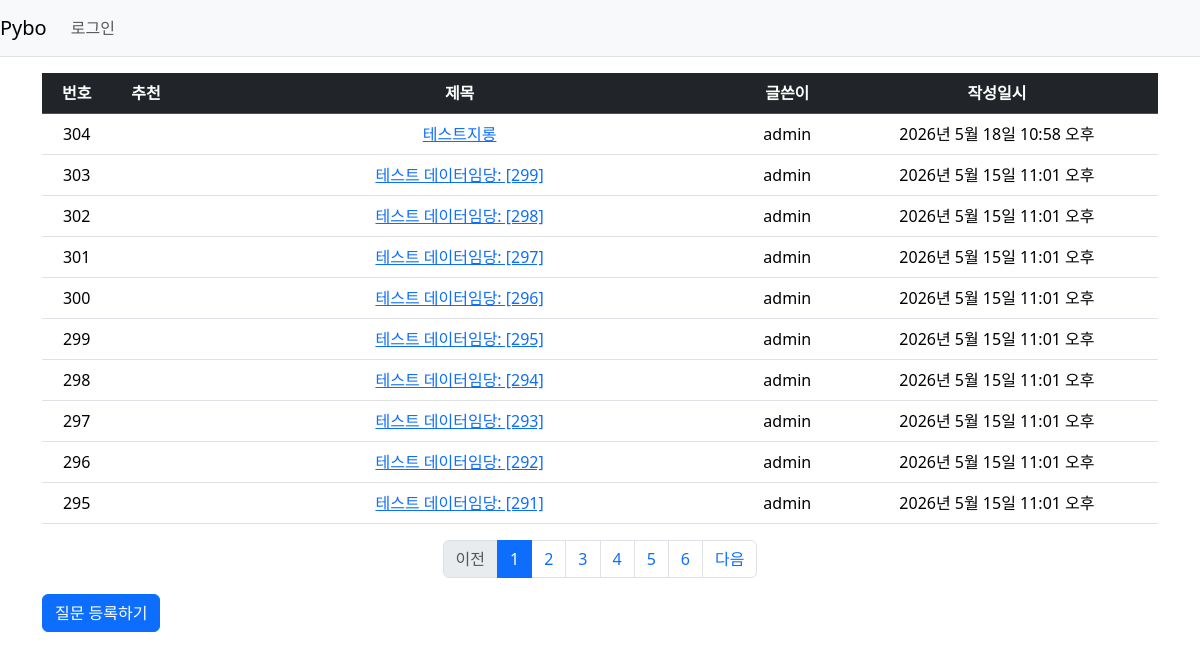
Screenshot of /pybo/ with the database file from the repository.
### pybo/models.py (models this page shows, shortened)
class Question(models.Model):
    author = models.ForeignKey(User, on_delete=models.CASCADE,
                               related_name='author_question')
    subject = models.CharField(max_length=200)
    content = models.TextField()
    create_date = models.DateTimeField()
    modify_date = models.DateTimeField(null=True, blank=True)
    voter = models.ManyToManyField(User, related_name='voter_question')

### pybo/views/base_views.py (the view)
# urls.py: path('', base_views.index, name='index'),
def index(request):
    page = request.GET.get('page', 1) # 페이지
    question_list = Question.objects.order_by('-create_date')
    paginator = Paginator(question_list, 10)
    page_obj = paginator.get_page(page)
    context = {'question_list': page_obj}
    return render(request, 'pybo/question_list.html', context)

### pybo/templatetags/pybo_filter.py (called while the page is built)
@register.filter
def sub(value, arg):
    return value - arg

### templates/pybo/question_list.html (shortened to what this page needs)
{% extends 'base.html' %}
{% load pybo_filter %}
{% block content %}
<div class="container my-3">
    <table class="table">
        <thead>
        <tr class="text-center table-dark">
            <th>번호</th>
            <th>추천</th>
            <th style="width:50%">제목</th>
            <th>글쓴이</th>
            <th>작성일시</th>
        </tr>
        </thead>
        <tbody>
        {% if question_list %}
        {% for question in question_list %}
        <tr class="text-center">
            <td>{{ question_list.paginator.count|sub:question_list.start_index|sub:forloop.counter0|add:1 }}</td>
            <td>
            </td>
            <td class="text-left">
                <a href="{% url 'pybo:detail' question.id %}">
                    {{ question.subject }}
                </a>
            </td>
            <td>{{ question.author.username }}</td>
            <td>{{ question.create_date }}</td>
        </tr>
        {% endfor %}
        {% else %}
        <tr>
            <td colspan="3">질문이 없습니다.</td>
        </tr>
        {% endif %}
        </tbody>
    </table>
    <ul class="pagination justify-content-center">
        {% if question_list.has_previous %}
        <li class="page-item">
            <a class="page-link"
                href="?page={{ question_list.previous_page_number }}">
                이전
            </a>
        </li>
        {% else %}
        <li class="page-item disabled">
            <a class="page-link" tabindex="-1" aria-disabled="true" href="#">
                이전
            </a>
        </li>
        {% endif %}
        {% for page_number in question_list.paginator.page_range %}
        {% if page_number >= question_list.number|add:-5 and page_number <= question_list.number|add:5 %}
            {% if page_number == question_list.number %}
            <li class="page-item active" aria-current="page">
                <a class="page-link" href="?page={{ page_number }}">
                    {{ page_number }}
                </a>
            </li>
            {% else %}
            <li class="page-item">
                <a class="page-link" href="?page={{ page_number }}">
                    {{ page_number }}
                </a>
            </li>
            {% endif %}
        {% endif %}
        {% endfor %}
        {% if question_list.has_next %}
        <li class="page-item">
            <a class="page-link"
                href="?page={{ question_list.next_page_number }}">
                다음
            </a>
        </li>
        {% else %}
        <li class="page-item disabled">
            <a class="page-link" tabindex="-1" aria-disabled="true" href="#">
                다음
            </a>
        </li>
        {% endif %}
    </ul>
    <a href="{% url 'pybo:question_create' %}" class="btn btn-primary">
        질문 등록하기
    </a>
</div>
{% endblock %}

### templates/base.html (shortened to what this page needs)
{% load static %}
<!doctype html>
<html lang="ko">
<head>
    <link rel="stylesheet" type="text/css" href="{% static 'bootstrap.min.css' %}">
    <link rel="stylesheet" type="text/css" href="{% static 'style.css' %}">
</head>
<body>
{% include "navbar.html" %}
{% block content %}
{% endblock %}
</body>
</html>

### templates/navbar.html (shortened to what this page needs)
<nav class="navbar navbar-expand-lg navbar-light bg-light border-bottom">
    <a class="navbar-brand" href="{% url 'pybo:index' %}">Pybo</a>
    <div class="collapse navbar-collapse flex-grow-0" id="navbarNav">
        <ul class="navbar-nav">
            <li class="nav-item">
                {% if user.is_authenticated %}
                <form method="post" action="{% url 'common:logout' %}" class="d-inline">
                    {% csrf_token %}
                    <button type="submit" class="nav-link btn btn-link">{{ user.username }} (로그아웃)</button>
                </form>
                {% else %}
                <a class="nav-link" href="{% url 'common:login' %}">로그인</a>
                {% endif %}
            </li>
        </ul>
    </div>
</nav>

### rows the page displays
Question: paginator.count|sub "304", subject "테스트지롱", author.username "admin", create_date "2026년 5월 18일 10:58 오후"
Question: paginator.count|sub "303", subject "테스트 데이터임당: [299]", author.username "admin", create_date "2026년 5월 15일 11:01 오후"
Question: paginator.count|sub "302", subject "테스트 데이터임당: [298]", author.username "admin", create_date "2026년 5월 15일 11:01 오후"
Question: paginator.count|sub "301", subject "테스트 데이터임당: [297]", author.username "admin", create_date "2026년 5월 15일 11:01 오후"
Question: paginator.count|sub "300", subject "테스트 데이터임당: [296]", author.username "admin", create_date "2026년 5월 15일 11:01 오후"
Question: paginator.count|sub "299", subject "테스트 데이터임당: [295]", author.username "admin", create_date "2026년 5월 15일 11:01 오후"
Question: paginator.count|sub "298", subject "테스트 데이터임당: [294]", author.username "admin", create_date "2026년 5월 15일 11:01 오후"
Question: paginator.count|sub "297", subject "테스트 데이터임당: [293]", author.username "admin", create_date "2026년 5월 15일 11:01 오후"
Question: paginator.count|sub "296", subject "테스트 데이터임당: [292]", author.username "admin", create_date "2026년 5월 15일 11:01 오후"
Question: paginator.count|sub "295", subject "테스트 데이터임당: [291]", author.username "admin", create_date "2026년 5월 15일 11:01 오후"

### other values shown
{{ page_number }} "1"
{{ page_number }} "2" "3" "4" "5" "6"
